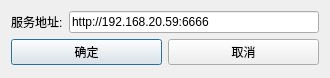
<?xml version="1.0" encoding="UTF-8"?>
<ui version="4.0">
 <class>QueryFromServiceDialog</class>
 <widget class="QDialog" name="QueryFromServiceDialog">
  <property name="geometry">
   <rect>
    <x>0</x>
    <y>0</y>
    <width>330</width>
    <height>78</height>
   </rect>
  </property>
  <property name="windowTitle">
   <string>从服务查询</string>
  </property>
  <layout class="QGridLayout" name="gridLayout">
   <item row="0" column="1">
    <widget class="QLineEdit" name="lineEditUrl">
     <property name="text">
      <string>http://192.168.20.59:6666</string>
     </property>
    </widget>
   </item>
   <item row="0" column="0">
    <widget class="QLabel" name="label">
     <property name="text">
      <string>服务地址:</string>
     </property>
    </widget>
   </item>
   <item row="1" column="0" colspan="2">
    <layout class="QHBoxLayout" name="horizontalLayout">
     <item>
      <widget class="QPushButton" name="pushButtonOK">
       <property name="text">
        <string>确定</string>
       </property>
      </widget>
     </item>
     <item>
      <widget class="QPushButton" name="pushButtonCancel">
       <property name="text">
        <string>取消</string>
       </property>
      </widget>
     </item>
    </layout>
   </item>
  </layout>
 </widget>
 <layoutdefault spacing="6" margin="11"/>
 <resources/>
 <connections/>
</ui>
